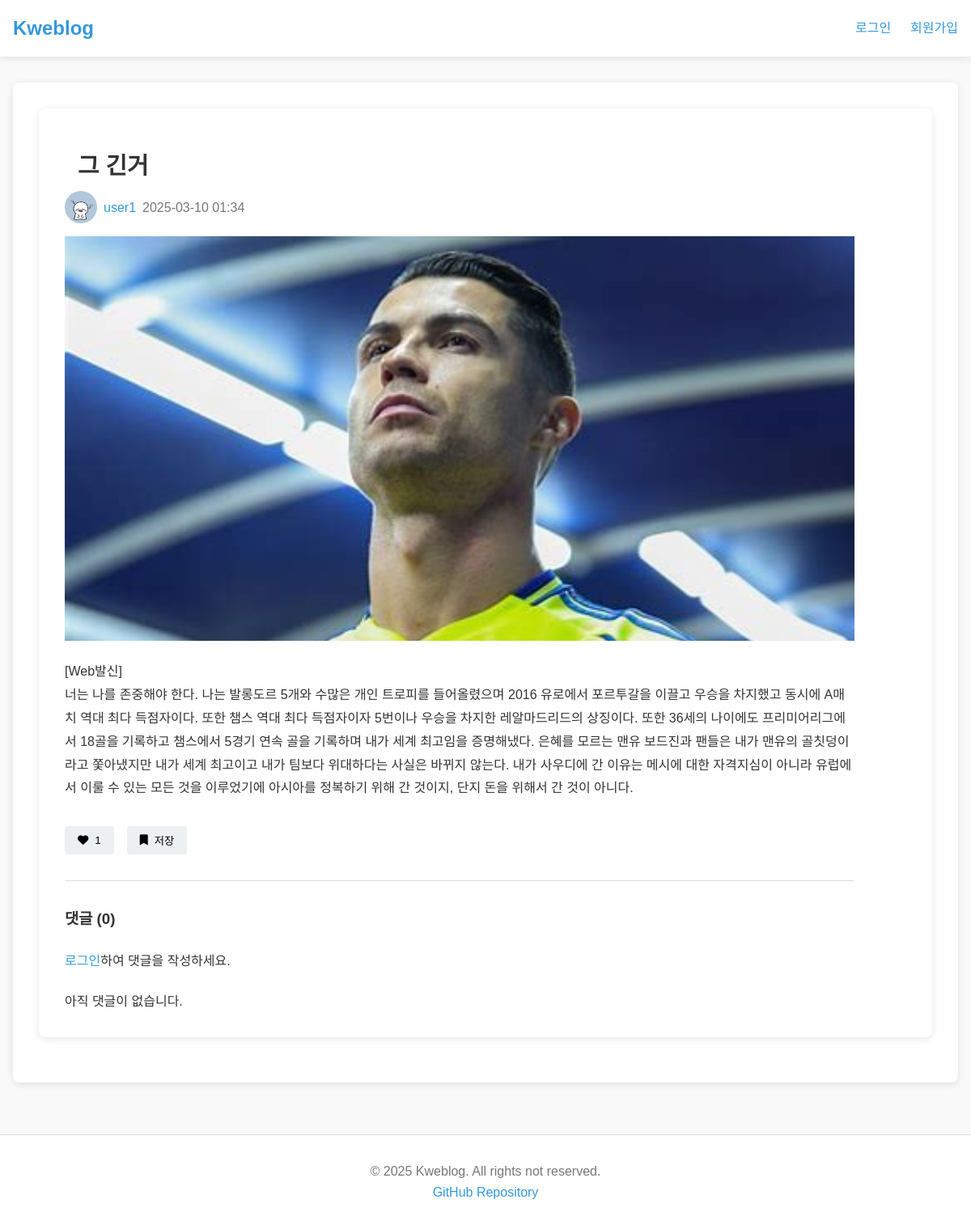
/post/1, run on the app's committed database.
### models/post.py (models this page shows, shortened)
class Post(db.Model):
    id = db.Column(db.Integer, primary_key=True)
    title = db.Column(db.String(100), nullable=False)
    content = db.Column(db.Text, nullable=False)
    image = db.Column(db.String(200), nullable=True)
    created_at = db.Column(db.DateTime, nullable=False, default=datetime.now)
    user_id = db.Column(db.Integer, db.ForeignKey("user.id"), nullable=False)
    comments = db.relationship(
        "Comment", backref="post", lazy=True, cascade="all, delete-orphan"
    )

### models/user.py (models this page shows, shortened)
class User(db.Model):
    id = db.Column(db.Integer, primary_key=True)
    username = db.Column(db.String(80), unique=True, nullable=False)
    password = db.Column(db.String(120), nullable=False)
    profile_pic = db.Column(db.String(200), nullable=True, default="default.jpg")
    bio = db.Column(db.Text, nullable=True)
    posts = db.relationship("Post", backref="author", lazy=True)
    comments = db.relationship("Comment", backref="author", lazy=True)
    notifications = db.relationship("Notification", backref="user", lazy=True)
    liked_posts = db.relationship(
        "Post", secondary=likes, backref=db.backref("liked_by", lazy="dynamic")
    )
    saved = db.relationship(
        "Post", secondary=saved_posts, backref=db.backref("saved_by", lazy="dynamic")
    )
    friend_requests_sent = db.relationship(
        "User",
        secondary=friends,
        primaryjoin=(id == friends.c.user_id),
        secondaryjoin=(id == friends.c.friend_id),
        backref=db.backref("friend_requests_received", lazy="dynamic"),
        lazy="dynamic",
    )

### routes/post.py (the view)
@post.route("/post/<int:post_id>")
def post_detail(post_id):
    post = Post.query.get_or_404(post_id)
    if "user_id" in session:
        user = User.query.get(session["user_id"])
        current_user = {"saved": user.saved, "liked_posts": user.liked_posts}
    else:
        current_user = {"saved": [], "liked_posts": []}
    return render_template("post_detail.html", post=post, current_user=current_user)

### templates/post_detail.html (shortened to what this page needs)
{% extends 'base.html' %} {% block title %}{{ post.title }}{% endblock %} {%
block content %}
<div class="container">
  <div class="post-detail">
    <div class="post-header">
      <h1>{{ post.title }}</h1>
    </div>
    <div class="post-meta">
      <img
        src="{{ url_for('static', filename='uploads/profiles/' + post.author.profile_pic) }}"
        alt="{{ post.author.username }}"
        class="profile-pic-small"
      />
      <a
        href="{{ url_for('profile.user_profile', username=post.author.username) }}"
        >{{ post.author.username }}</a
      >
      <span class="post-date"
        >{{ post.created_at.strftime('%Y-%m-%d %H:%M') }}</span
      >
    </div>
    {% if post.image %}
    <div class="post-image">
      <img
        src="{{ url_for('static', filename='uploads/posts/' + post.image) }}"
        alt="Post image"
      />
    </div>
    {% endif %}
    <div class="post-content">
      {{ post.content|replace('\n', '<br />')|safe }}
    </div>
    <div class="post-actions">
      <button
        class="btn-like {% if 'user_id' in session and post in current_user.liked_posts %}active{% endif %}"
        data-post-id="{{ post.id }}"
      >
        <i class="fas fa-heart"></i>
        <span class="like-count">{{ post.liked_by.count() }}</span>
      </button>
      <button
        class="btn-save {% if 'user_id' in session and post in current_user.saved %}active{% endif %}"
        data-post-id="{{ post.id }}"
      >
        <i class="fas fa-bookmark"></i>
        <span class="save-text"
          >{% if 'user_id' in session and post in current_user.saved %}저장됨{%
          else %}저장{% endif %}</span
        >
      </button>
    </div>
    <div class="comments-section">
      <h3>댓글 ({{ post.comments|length }})</h3>
      {% if 'user_id' in session %}
      <form
        method="POST"
        action="{{ url_for('post.add_comment', post_id=post.id) }}"
        class="comment-form"
      >
        <div class="form-group">
          <textarea
            name="content"
            placeholder="댓글을 작성하세요..."
            required
          ></textarea>
        </div>
        <button type="submit" class="btn-primary">댓글 작성</button>
      </form>
      {% else %}
      <p>
        <a href="{{ url_for('auth.login') }}">로그인</a>하여 댓글을 작성하세요.
      </p>
      {% endif %}
      <div class="comments-list">
        {% if post.comments %} {% for comment in
        post.comments|sort(attribute='created_at', reverse=true) %}
        <div class="comment">
          <div class="comment-header">
            <img
              src="{{ url_for('static', filename='uploads/profiles/' + comment.author.profile_pic) }}"
              alt="{{ comment.author.username }}"
              class="profile-pic-small"
            />
            <a
              href="{{ url_for('profile.user_profile', username=comment.author.username) }}"
              class="comment-author"
              >{{ comment.author.username }}</a
            >
            <span class="comment-date"
              >{{ comment.created_at.strftime('%Y-%m-%d %H:%M') }}</span
            >
          </div>
          <div class="comment-content">
            {{ comment.content|replace('\n', '<br />')|safe }}
          </div>
        </div>
        {% endfor %} {% else %}
        <p>아직 댓글이 없습니다.</p>
        {% endif %}
      </div>
    </div>
  </div>
</div>
{% endblock %}

### static/css/style.css (style rules this page uses)
:root { --primary-color: #3498db; --secondary-color: #2980b9; --light-color: #ecf0f1; --dark-color: #2c3e50; --danger-color: #e74c3c; --success-color: #2ecc71; --text-color: #333; --bg-color: #f9f9f9; --border-color: #ddd; --shadow: 0 2px 10px rgba(0, 0, 0, 0.1); }
* { margin: 0; padding: 0; box-sizing: border-box; }
body { font-family: "Noto Sans KR", sans-serif; line-height: 1.6; color: var(--text-color); background-color: var(--bg-color); min-height: 100vh; display: flex; flex-direction: column; }
a { text-decoration: none; color: var(--primary-color); }
.container { background-color: white; border-radius: 8px; box-shadow: var(--shadow); padding: 2rem; }
.profile-pic-small { width: 40px; height: 40px; border-radius: 50%; object-fit: cover; }
.post-header { display: flex; align-items: center; padding: 1rem 1rem 0.5rem; gap: 0.5rem; }
.post-image { width: 100%; max-height: 200px; overflow: hidden; }
.post-image img { width: 100%; height: auto; display: block; }
.post-date { color: #777; }
.post-detail { background-color: white; border-radius: 8px; box-shadow: var(--shadow); padding: 2rem 6rem 2rem 2rem; margin-bottom: 1.5rem; }
.post-detail .post-header { flex-direction: column; align-items: flex-start; }
.post-detail h1 { font-size: 1.8rem; }
.post-meta { display: flex; align-items: center; padding: 0rem 0rem 1rem; gap: 0.5rem; color: #666; }
.post-detail .post-image { max-height: 500px; margin-bottom: 1.5rem; }
.post-detail .post-content { line-height: 1.8; margin-bottom: 2rem; }
.post-actions { display: flex; gap: 1rem; margin-bottom: 2rem; }
.btn-like, .btn-save { display: flex; align-items: center; gap: 0.5rem; background-color: var(--light-color); border: none; padding: 0.5rem 1rem; border-radius: 4px; cursor: pointer; transition: background-color 0.3s; }
.comments-section { margin-top: 2rem; border-top: 1px solid var(--border-color); padding-top: 2rem; }
.comments-section h3 { margin-bottom: 1.5rem; }
.comments-list { margin-top: 1.5rem; }

### data on the page
Post: title "그 긴거", created_at "2025-03-10 01:34", image (picture), content "[Web발신] 너는 나를 존중해야 한다. 나는 발롱도르 5개와 수많은 개인 트로피를 들어올렸으며 2016 유로에서 포르투갈을 이끌고 우승을 차지했고 동시에 A매치 역대 최다 득점자이다. 또한 챔스 역대 최다 득점자이자 5번이나 우승을 차지한 레알마드리드의 상징이다. 또한 36세의 나이에도 프리미어리그에서 18골을 기록하고 챔스에서 5경기 연속 골을 기록하며 내가 세계 최고임을 증명해냈다. 은혜를 모르는 맨유 보드진과 팬들은 내가 맨유의 골칫덩이라고 쫓아냈지만 내가 세계 최고이고 내가 팀보다 위대하다는 사실은 바뀌지 않는다. 내가 사우디에 간 이유는 메시에 대한 자격지심이 아니라 유럽에서 이룰 수 있는 모든 것을 이루었기에 아시아를 정복하기 위해 간 것이지, 단지 돈을 위해서 간 것이 아니다."
User: profile_pic (placeholder picture), author.username "user1"

### other printed values
{{ post.liked_by.count() }} "1"
{{ post.comments|length }} "0"
